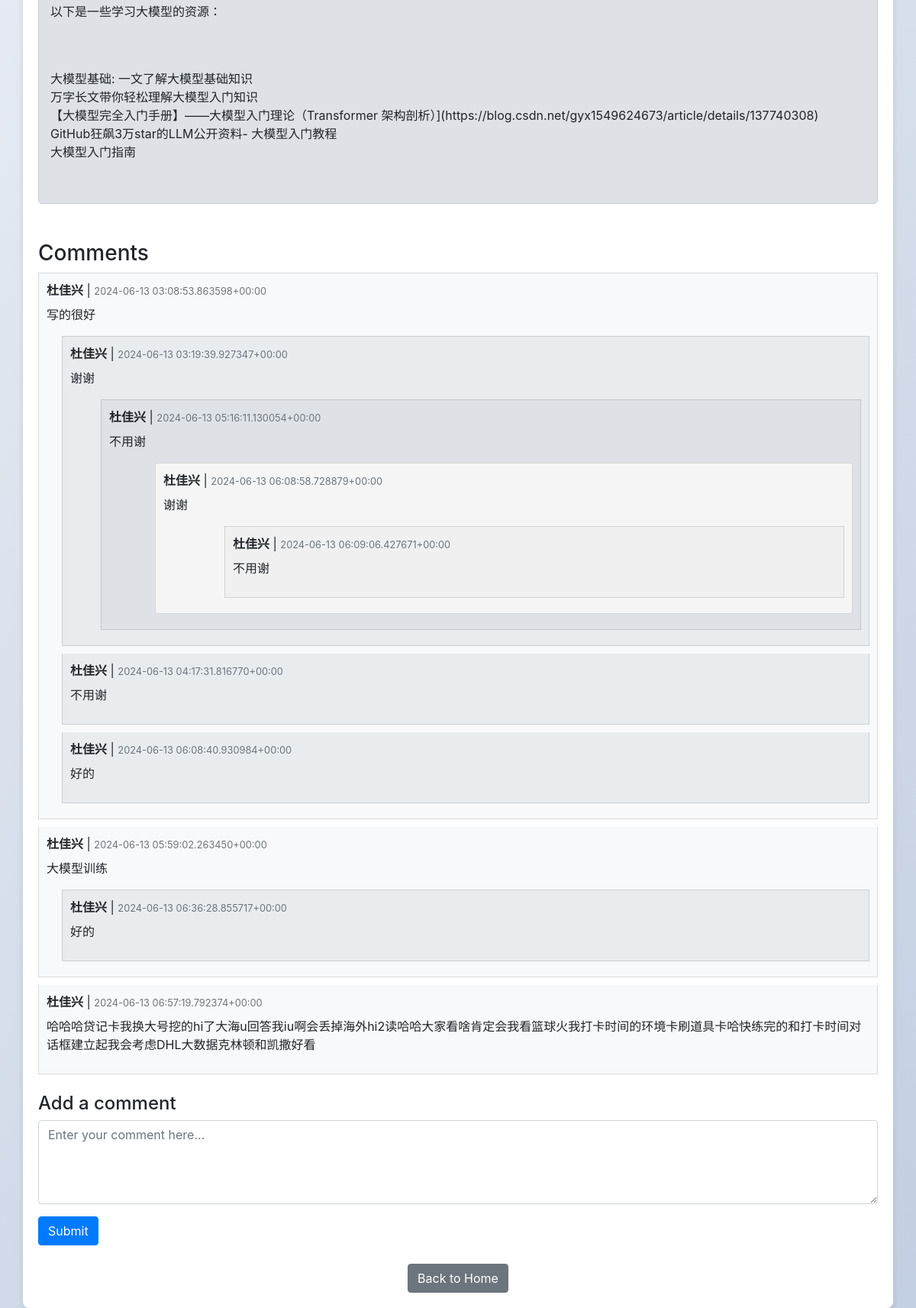
Before: /article/4/ (lower part) with the older database file.
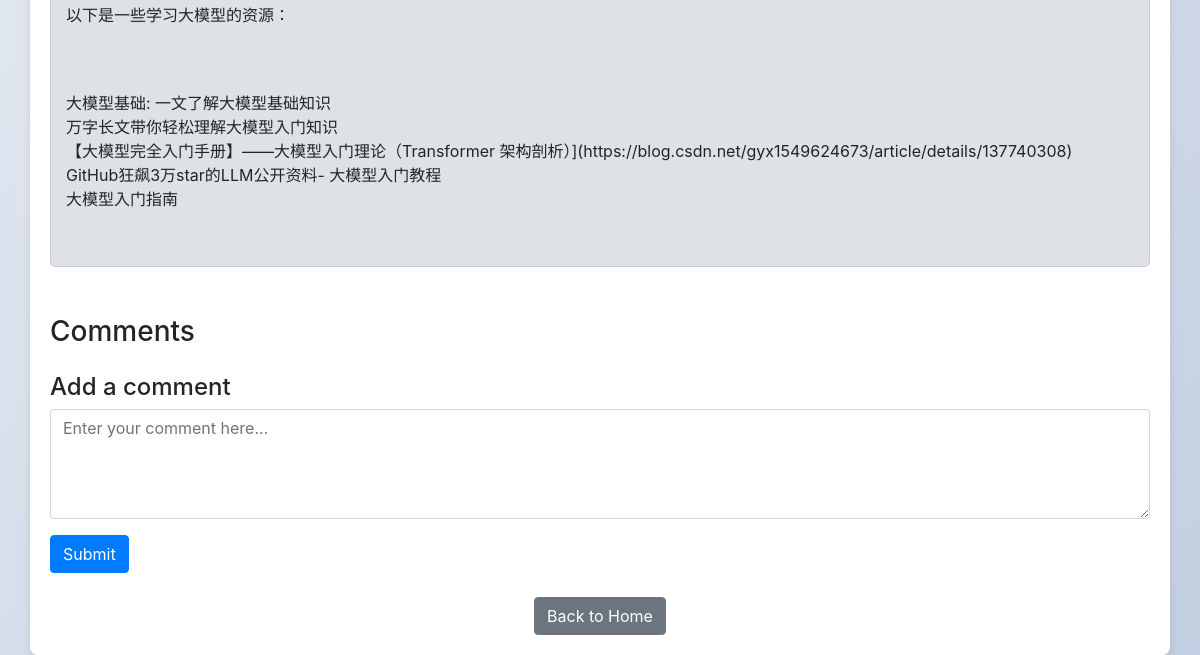
After: the same page with the newer database file.
### app01/models.py (models this page shows, shortened)
class Article(models.Model):
    title = models.CharField(max_length=200)
    author = models.CharField(max_length=200)
    summary = models.TextField()
    keywords = models.CharField(max_length=200)
    publish_time = models.DateTimeField(auto_now_add=True)  # 自动设置为添加时的时间
    content = models.TextField()
    category =  models.ForeignKey(Category, on_delete=models.CASCADE)
    is_shared = models.BooleanField(default=False)  # 新增字段，默认值为 False（非共享状态）

class Comment(models.Model):
    article = models.ForeignKey(Article, related_name='comments', on_delete=models.CASCADE)
    author = models.ForeignKey(User, on_delete=models.CASCADE)
    content = models.TextField()
    publish_time = models.DateTimeField(auto_now_add=True)
    parent = models.ForeignKey('self', null=True, blank=True, related_name='replies', on_delete=models.CASCADE)

### app01/views.py (the view)
# urls.py: path('article/<int:article_id>/', views.article_detail, name='article_detail'),
def article_detail(request, article_id):
    article = get_object_or_404(Article, id=article_id)
    comments = article.comments.filter(parent__isnull=True)
    if request.method == 'POST':
        comment_form = CommentForm(request.POST)
        if comment_form.is_valid():
            new_comment = comment_form.save(commit=False)
            new_comment.article = article
            new_comment.author = request.user
            parent_id = request.POST.get('parent_id')
            if parent_id:
                new_comment.parent = Comment.objects.get(id=parent_id)
            new_comment.save()
            return redirect('article_detail', article_id=article.id)
    else:
        comment_form = CommentForm()
    context = {
        'article': article,
        'comments': comments,
        'comment_form': comment_form,
    }
    context.update(csrf(request))
    return render(request, 'article_detail.html',context)

### app01/forms.py
class CommentForm(forms.ModelForm):
    class Meta:
        model = Comment
        fields = ['content']
        widgets = {
            'content': forms.Textarea(attrs={'class': 'form-control','placeholder': 'Enter your comment here...',
        'rows': 4,'cols': 40})
        }

### app01/templatetags/custom_tags.py (called while the page is built)
@register.simple_tag(takes_context=True)
def render_comments(context, article):
    comments = Comment.objects.filter(article=article, parent=None)
    return mark_safe(_render_comments(context, comments))

### app01/templates/article_detail.html (shortened to what this page needs)
{% load custom_tags %}
<!DOCTYPE html>
<html lang="en">
<head>
    <link href="https://maxcdn.bootstrapcdn.com/bootstrap/4.5.2/css/bootstrap.min.css" rel="stylesheet">
    <link href="/static/css/article_detail.css?version=1.1.7" rel="stylesheet">
</head>
<body>
    <div class="container mt-4">
        <div class="article-content mb-5">
            {{ article.content|linebreaks }}
        </div>
        <div class="comments-section">
            <h3>Comments</h3>
            <div class="comments">
                {% render_comments article %}
            </div>
            <h4 class="mt-4">Add a comment</h4>
            <form method="POST" action="{% url 'article_detail' article.id %}">
                <div class="form-group">
                    {{ comment_form.content }}
                </div>
                <button type="submit" class="btn btn-primary">Submit</button>
            </form>
        </div>
        <div class="text-center mt-4">
            <a href="{% url 'home' %}" class="btn btn-secondary">Back to Home</a>
        </div>
    </div>
</body>
</html>

### app01/static/css/article_detail.css (style rules this page uses)
body { background: linear-gradient(135deg, #f5f7fa, #c3cfe2); min-height: 100vh; }
.container { background: white; border-radius: 8px; box-shadow: 0 4px 8px rgba(0, 0, 0, 0.1); padding: 20px; margin-top: 20px; }
.btn { transition: background-color 0.3s, transform 0.3s; }
.article-content { white-space: pre-line; }
.article-content { border: 1px solid #ccc; border-radius: 5px; padding: 15px; background-color: #dee2e6; }

Changed rows visible on the page:
changed Article: id.parent_id "杜佳兴 | 2024-06-13 03:08:53.863598+00:00 写的很好 杜佳兴 | 2024-06-13 03:19:39.927347+00:00 谢谢 杜佳兴 | 2024-06-13 05:16:11.130054+00:00 不用谢 杜佳兴 | 2024-06-13 06:08:58.728879+00:00 谢谢 杜佳兴 | 2024-06-13 06:09:06.427671+00:00 不用谢 杜佳兴 | 2024-06-13 04:17:31.816770+00:00 不用谢 杜佳兴 | 2024-06-13 06:08:40.930984+00:00 好的 杜佳兴 | 2024-06-13 05:59:02.263450+00:00 大模型训练 杜佳兴 | 2024-06-13 06:36:28.855717+00:00 好的 杜佳兴 | 2024-06-13 06:57:19.792374+00:00 哈哈哈贷记卡我换大号挖的hi了大海u回答我iu啊会丢掉海外hi2读哈哈大家看啥肯定会我看篮球火我打卡时间的环境卡刷道具卡哈快练完的和打卡时间对话框建立起我会考虑DHL大数据克林顿和凯撒好看" → (not shown)
